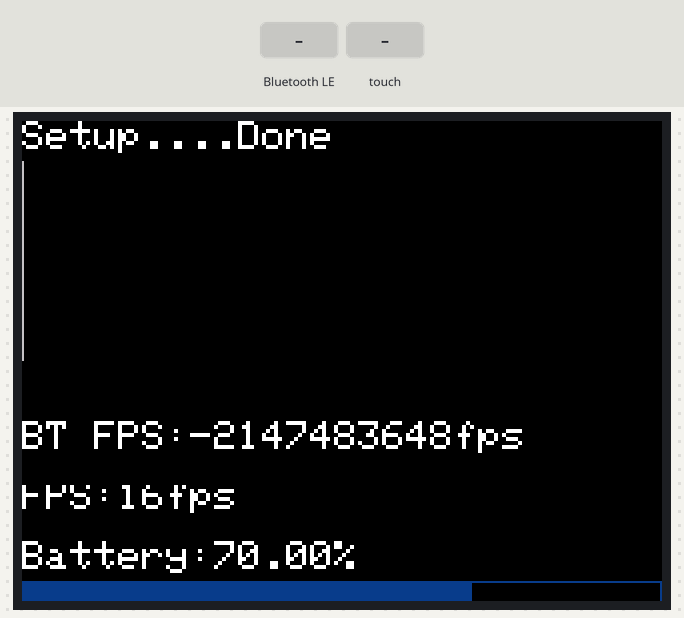
This sketch was run on a simulated ESP32. Parts: 320×240 colour display. Inputs (shaded band) come from the test bench. Nothing arrives over Bluetooth unless stated; a phone connects over Bluetooth LE 3 s after start; what the sketch prints to the serial monitor is not drawn.

Above: at 0.74 s.
1.4 s: Bluetooth LE write "0" received
At 2.51 s:
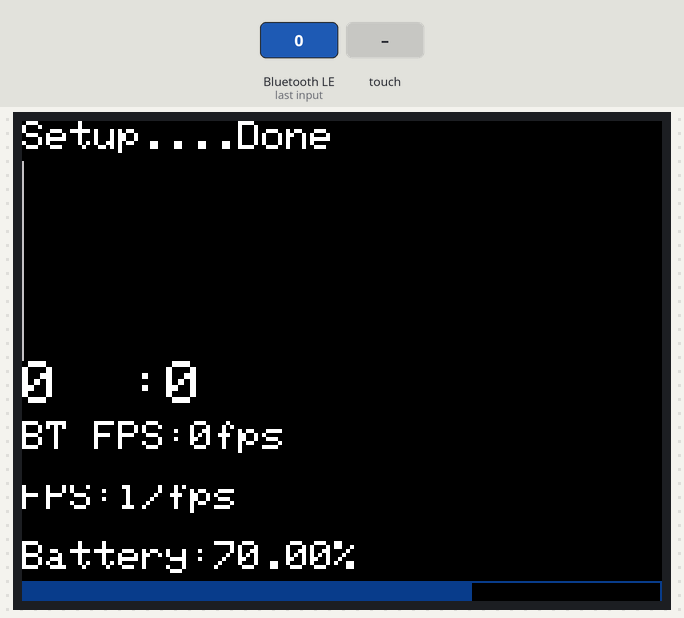
3.0 s: touch panel pressed at 13 % / 10 % of its raw x / y range
At 4.3 s:
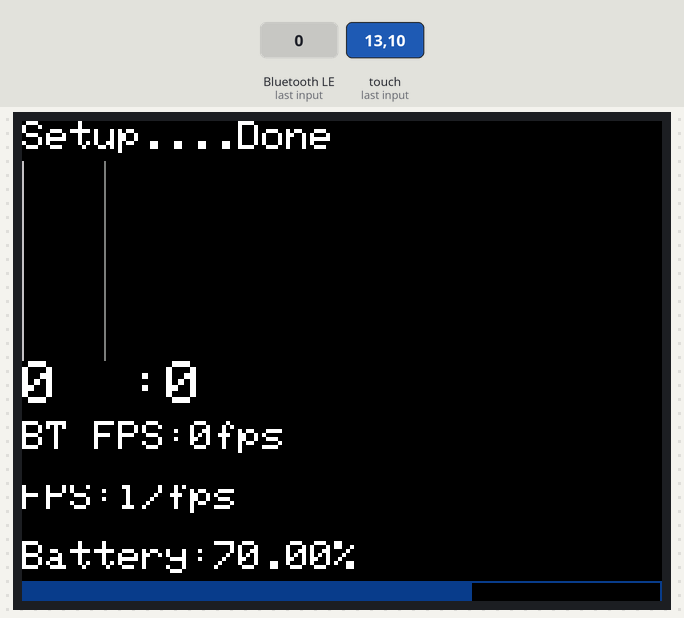
Timing chart, 0 to 6.0 s (numbered marks = the images above; inputs shaded):
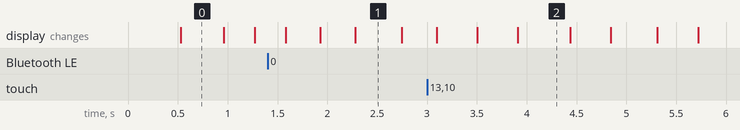

The sketch:

bt-ios-peripheral.ino
```cpp
#include <M5Core2.h>

///////////////
//bool updateColor;
//String lastColor;
int num = 0;
TouchPoint_t touch;

//FPS
unsigned long now = 0;
unsigned long last = 0;

//BT
//#include <BLEDevice.h>
//bool deviceConnected = false;
//BLECharacteristic * pNotifyCharacteristic;

#define LOCAL_NAME                  "M5Stack"
//BT-FPS
unsigned long btNow = 0;
unsigned long btLast = 0;

// the setup routine runs once when M5Stack starts up
void setup(){

  // Initialize the M5Stack object
  M5.begin();
  M5.Lcd.setTextSize(2);
  M5.Lcd.print("Setup....");

  initBLE();
  //initLCDcolor();

  M5.Lcd.println("Done");
  if(last == 0){
    last = millis();
  }
}

// the loop routine runs over and over again forever
void loop() {
  M5.update();
  //M5.Lcd.clear();
  //M5.Lcd.fillScreen(BLACK);
  showFps();
  loopBLE();

  //loopLCDcolor();
  checkBleMessage();
  showBatteryLevel();
  showBtFps();
  showLines();

  if(M5.Touch.ispressed()) {
    //Serial.println("Pressed");
    touch = M5.Touch.getPressPoint();
    int x =  255.0 /320.0 * touch.x;
    sendBleMessage(String(x));
  }
}

void showFps(){
  last = now;
  now = millis();
  int diff = now - last;
  float fps = 1000.0 / (float) diff;
  int ifps = (int)fps;
  String s = String("FPS:")+String(ifps).c_str()+String("fps  ");
  M5.Lcd.setCursor(0, 240-60);
  M5.Lcd.setTextSize(2);
  M5.Lcd.print(s);
}

void showBtFps(){
  int diff = btNow - btLast;
  float fps = 1000.0 / (float) diff;
  int ifps = (int)fps;
  String s = String("BT FPS:")+String(ifps).c_str()+String("fps                       ");
  M5.Lcd.setCursor(0, 240-90);
  M5.Lcd.setTextSize(2);
  M5.Lcd.print(s);
}

void showBatteryLevel(){
  //https://community.m5stack.com/topic/2994/core2-how-to-know-the-current-battery-level/4
  float batVoltage = M5.Axp.GetBatVoltage();
  float batPercentage = ( batVoltage < 3.2 ) ? 0 : ( batVoltage - 3.2 ) * 100;
  String s = String("Battery:")+String(batPercentage ).c_str()+String("%");
   //M5.Lcd.drawString(s, 0, 100, 1);
  int i = (int) batPercentage;
  M5.Lcd.setCursor(0, 240-30);
  M5.Lcd.setTextSize(2);
  M5.Lcd.print(s);
  M5.Lcd.progressBar(0, 240-10, 320, 20, i);
}

void showLines(){
  int x = 320.0 / 255.0 * num;
  M5.Lcd.fillRect(0, 20, 320, 100, BLACK);
  M5.Lcd.drawFastVLine(x, 20, 100,LIGHTGREY);
  M5.Lcd.drawFastVLine(touch.x, 20, 100,DARKGREY);
}

void checkBleMessage(){

  //r
  String cmd = getBleMessage();
  if(cmd != ""){
    btLast = btNow;
    btNow = millis();
    M5.Lcd.setCursor(0, 240-120);
    M5.Lcd.setTextSize(3);
    num = cmd.toInt();
    M5.Lcd.print(cmd+"  :"+num+"  ");
  }


  //t

  if (isBleDeviceConnected()) {
    if (M5.BtnA.wasPressed()){
      sendBleMessage("A");
    }
    if (M5.BtnB.wasPressed()){
      sendBleMessage("B");
    }
    if (M5.BtnC.wasPressed()){
      sendBleMessage("C");
    }
  }

  /*
  if (cmd == "RED"){
    // RED
    lastColor = "RED";
    updateColor = true;
  }
  if (cmd == "YELLOW"){
    // YELLOW
    lastColor = "YELLOW";
    updateColor = true;
  }
  if (cmd == "BLUE"){
    // BLUE
    lastColor = "BLUE";
    updateColor = true;
  }
  */
}

/*
///////////////
// LCD Color //
///////////////
void initLCDcolor() {
  lastColor = "NONE";
}

void loopLCDcolor() {
  if (M5.BtnA.wasPressed())
  {
    lastColor = "RED";
    updateColor = true;
  }
  if (M5.BtnB.wasPressed())
  {
    lastColor = "YELLOW";
    updateColor = true;
  }
  if (M5.BtnC.wasPressed())
  {
    lastColor = "BLUE";
    updateColor = true;
  }

  if (updateColor) {
    if (lastColor == "RED")
    {
      // RED
      M5.Lcd.fillScreen(RED);
    }
    if (lastColor == "YELLOW")
    {
      // YELLOW
      M5.Lcd.fillScreen(YELLOW);
    }
    if (lastColor == "BLUE")
    {
      // BLUE
      M5.Lcd.fillScreen(BLUE);
    }
    if (isBleDeviceConnected()) {
      sendBleMessage(lastColor);
    }
    updateColor = false;
  }
}
*/
```

bt_peripheral.ino
```cpp
// Bluetooth LE
#include <BLEDevice.h>
#include <BLEServer.h>
#include <BLEUtils.h>
#include <BLE2902.h>


///////////////////
// Bluetooth LE  //
///////////////////
BLEServer *pServer = NULL;
BLECharacteristic * pNotifyCharacteristic;
bool deviceConnected = false;
bool oldDeviceConnected = false;
bool messageReceived = false;
String message;


// See the following for generating UUIDs:
// https://www.uuidgenerator.net/
#define SERVICE_UUID                "7a4a668e-0f71-11ec-82a8-0242ac130003"
#define CHARACTERISTIC_UUID_RX      "7a4a668e-0f71-11ec-82a8-0242ac130003"
#define CHARACTERISTIC_UUID_NOTIFY  "7a4a668e-0f71-11ec-82a8-0242ac130003"

// Bluetooth LE Change Connect State
class MyServerCallbacks: public BLEServerCallbacks {
    void onConnect(BLEServer* pServer) {
      deviceConnected = true;
    };

    void onDisconnect(BLEServer* pServer) {
      deviceConnected = false;
    }
};

// Bluetooth LE Recive
class MyCallbacks: public BLECharacteristicCallbacks {
    void onWrite(BLECharacteristic *pCharacteristic) {
      std::string rxValue = pCharacteristic->getValue();
      if (rxValue.length() > 0) {
        String cmd = String(rxValue.c_str());
        Serial.print("Received Value: ");
        Serial.println(cmd);
        message = cmd;
        messageReceived = true;
        /*
        if (cmd == "RED")
        {
          // RED
          lastColor = "RED";
          updateColor = true;
        }
        if (cmd == "YELLOW")
        {
          // YELLOW
          lastColor = "YELLOW";
          updateColor = true;
        }
        if (cmd == "BLUE")
        {
          // BLUE
          lastColor = "BLUE";
          updateColor = true;
        }
        */
      }
    }
};


// Bluetooth LE initialize
void initBLE() {
  // Create the BLE Device
  BLEDevice::init(LOCAL_NAME);

  // Create the BLE Server
  pServer = BLEDevice::createServer();
  pServer->setCallbacks(new MyServerCallbacks());

  // Create the BLE Service
  BLEService *pService = pServer->createService(SERVICE_UUID);

  // Create a BLE Characteristic
  pNotifyCharacteristic = pService->createCharacteristic(
                        CHARACTERISTIC_UUID_NOTIFY,
                        BLECharacteristic::PROPERTY_NOTIFY
                        );

  pNotifyCharacteristic->addDescriptor(new BLE2902());

  BLECharacteristic * pRxCharacteristic = pService->createCharacteristic(
                       CHARACTERISTIC_UUID_RX,
                      BLECharacteristic::PROPERTY_WRITE
                    );

  pRxCharacteristic->setCallbacks(new MyCallbacks());

  // Start the service
  pService->start();

  // Start advertising
  pServer->getAdvertising()->start();
}

// Bluetooth LE loop
void loopBLE() {
    // disconnecting
    if (!deviceConnected && oldDeviceConnected) {
        delay(500); // give the bluetooth stack the chance to get things ready
        pServer->startAdvertising(); // restart advertising
        Serial.println("startAdvertising");
        oldDeviceConnected = deviceConnected;
    }
    // connecting
    if (deviceConnected && !oldDeviceConnected) {
    // do stuff here on connecting
        oldDeviceConnected = deviceConnected;
    }
}

bool isBleDeviceConnected(){
  return deviceConnected;
}

void sendBleMessage(String message){
  char sendMessage[10];
  message.toCharArray(sendMessage, 10);
  pNotifyCharacteristic->setValue(sendMessage);
  pNotifyCharacteristic->notify();
}


String getBleMessage(){
  if(messageReceived){
    messageReceived = false;
    return message;
  }else{
    return "";
  }
}
```
